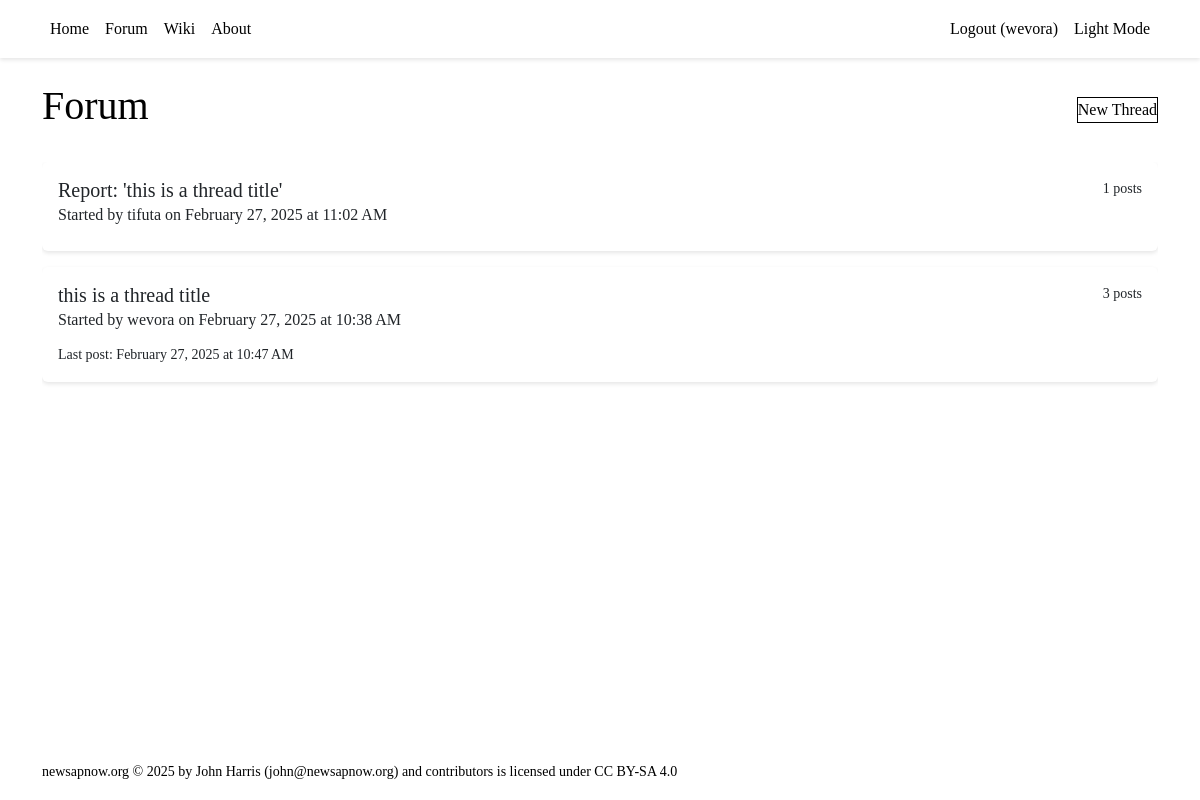
Screenshot of /forum/ (signed in) with the database file from the repository.
### tables this page shows
CREATE TABLE users (
        id INTEGER PRIMARY KEY AUTOINCREMENT,
        username TEXT UNIQUE NOT NULL,
        language TEXT NOT NULL,
        created_at TIMESTAMP DEFAULT CURRENT_TIMESTAMP,
        updated_at TIMESTAMP DEFAULT CURRENT_TIMESTAMP,
        last_seen_at TIMESTAMP DEFAULT CURRENT_TIMESTAMP,
        CHECK (language IN ('en', 'fr', 'es'))
    );

CREATE TABLE threads (
        id INTEGER PRIMARY KEY AUTOINCREMENT,
        title TEXT NOT NULL CHECK(length(title) <= 132),
        created_by INTEGER NOT NULL,
        group_id INTEGER,
        category_id INTEGER,
        created_at TIMESTAMP DEFAULT CURRENT_TIMESTAMP,
        updated_at TIMESTAMP DEFAULT CURRENT_TIMESTAMP,
        last_seen_at TIMESTAMP DEFAULT CURRENT_TIMESTAMP,
        FOREIGN KEY (created_by) REFERENCES users(id),
        FOREIGN KEY (group_id) REFERENCES groups(id),
        FOREIGN KEY (category_id) REFERENCES group_categories(id)
    );

### backend/forum.py (the view, shortened to what this page needs)
@forum_blueprint.route("/")
def view_threads():
    user_id = session.get('user_id')
    page = request.args.get('page', 1, type=int)
    offset = (page - 1) * Config.THREADS_PER_PAGE
    with get_db() as conn:
        cursor = conn.cursor()
        if user_id:
            cursor.execute("""
                SELECT DISTINCT
                    t.*, u.username,
                    g.grouptext as group_name,
                    gc.category as category_name,
                    COUNT(p.id) as post_count,
                    MAX(p.created_at) as last_post_at
                FROM threads t
                JOIN users u ON t.created_by = u.id
                LEFT JOIN groups g ON t.group_id = g.id
                LEFT JOIN group_categories gc ON t.category_id = gc.id
                LEFT JOIN thread_users tu ON t.id = tu.thread_id
                LEFT JOIN posts p ON t.id = p.thread_id
                WHERE
                    tu.thread_id IS NULL
                    OR tu.user_id = ?
                    OR t.created_by = ?
                GROUP BY t.id
                ORDER BY last_post_at DESC
                LIMIT ? OFFSET ?
            """, (user_id, user_id, Config.THREADS_PER_PAGE, offset))
        threads = cursor.fetchall()
    return render_template("forum/thread_list.html",
                               threads=threads,
                               page=page,
                               Config=Config)

### backend/database.py (called while the page is built)
@contextmanager
def get_db() -> Generator[sqlite3.Connection, None, None]:
    conn = sqlite3.connect(Config.SQLITE_DB_PATH)
    conn.row_factory = sqlite3.Row
    try:
        yield conn
    finally:
        conn.commit()
        conn.close()

### backend/server.py (called while the page is built)
@app.template_filter('datetime')
def format_datetime(value):
    if isinstance(value, str):
        try:
            value = datetime.strptime(value, '%Y-%m-%d %H:%M:%S')
        except ValueError:
            return value
    return value.strftime('%B %d, %Y at %I:%M %p')

### frontend/templates/forum/thread_list.html (shortened to what this page needs)
{% extends "base.html" %}
{% block content %}
    <div class="d-flex justify-content-between align-items-center mb-4">
        <h1>Forum</h1>
        {% if session.get('user') %}
            <a href="{{ url_for('forum.new_thread') }}" class="btn btn-primary">New Thread</a>
        {% endif %}
    </div>
    <div class="thread-list" tabindex="0">
        {% for thread in threads %}
            <div class="thread-item card mb-3" data-thread-id="{{ thread.id }}">
                <div class="card-body">
                    <div class="d-flex justify-content-between align-items-start">
                        <h5 class="card-title mb-1">
                            <a href="{{ url_for('forum.view_thread', thread_id=thread.id) }}" class="text-decoration-none">
                                {{ thread.title }}
                            </a>
                        </h5>
                        <small class="text-muted">{{ thread.post_count }} posts</small>
                    </div>
                    <p class="card-subtitle mb-2 text-muted">
                        Started by {{ thread.username }} on {{ thread.created_at | datetime }}
                    </p>
                    {% if thread.last_post_at != thread.created_at %}
                        <small class="text-muted">
                            Last post: {{ thread.last_post_at | datetime }}
                        </small>
                    {% endif %}
                </div>
            </div>
        {% else %}
            <div class="alert alert-info">No threads yet.</div>
        {% endfor %}
    </div>
{% endblock %}

### frontend/templates/base.html (shortened to what this page needs)
<!DOCTYPE html>
<html lang="en">
<head>
    <link rel="stylesheet" href="{{ url_for('static', filename='bootstrap/css/bootstrap.min.css') }}">
    <link rel="stylesheet" href="{{ url_for('static', filename='styles.css') }}">
</head>
<body>
    <nav class="navbar navbar-expand-lg navbar-dark bg-dark">
        <div class="container">
            <div class="collapse navbar-collapse" id="navbarNav">
                <ul class="navbar-nav">
                    <li class="nav-item"><a class="nav-link" href="/">Home</a></li>
                    <li class="nav-item"><a class="nav-link" href="/forum">Forum</a></li>
                    <li class="nav-item"><a class="nav-link" href="/wiki">Wiki</a></li>
                    <li class="nav-item"><a class="nav-link" href="/about">About</a></li>
                </ul>
                <ul class="navbar-nav ms-auto">
                    {% if session.get('user') %}
                        <li class="nav-item">
                            <a class="nav-link" href="/auth/logout">Logout ({{ session['user'] }})</a>
                        </li>
                    {% else %}
                        <li class="nav-item"><a class="nav-link" href="/auth/login">Login</a></li>
                        <li class="nav-item"><a class="nav-link" href="/auth/register">Register</a></li>
                    {% endif %}
                    <li class="nav-item">
                        <a class="nav-link" href="#" id="theme-toggle" aria-label="Toggle dark/light mode">
                            <span id="theme-text">Light Mode</span>
                        </a>
                    </li>
                </ul>
            </div>
        </div>
    </nav>
    <main class="container mt-4">
        {% block content %}{% endblock %}
    </main>
    <footer class="site-footer">
        <div class="container py-3">
            <small>
                newsapnow.org © 2025 by John Harris (<a href="mailto:john@newsapnow.org">john@newsapnow.org</a>) and contributors is licensed under <a href="https://creativecommons.org/licenses/by-sa/4.0/">CC BY-SA 4.0</a>
            </small>
        </div>
    </footer>
</body>
</html>

### frontend/static/styles.css (style rules this page uses)
body { font-family: var(--font-family-sans); line-height: 1.6; color: var(--standard-text); background-color: var(--page-bg); }
.navbar { box-shadow: 0 2px 4px rgba(0,0,0,0.1); background-color: var(--card-bg) !important; }
.navbar-dark .navbar-nav .nav-link { color: var(--standard-text); }
.card { border: none; background-color: var(--card-bg); box-shadow: 0 2px 4px rgba(0,0,0,0.1); }
.card-title { color: var(--prominent-text); }
.card-body { background-color: var(--card-bg); color: var(--standard-text); }
.thread-list { max-height: 80vh; overflow-y: auto; }
.thread-item { transition: all 0.2s ease; background-color: var(--card-bg); border-left: 3px solid var(--element-bg); }
html { height: 100%; position: relative; }
body { min-height: 100%; display: flex; flex-direction: column; }
main { flex: 1 0 auto; }
.site-footer { background-color: var(--page-bg); color: var(--subtle-text); width: 100%; margin-top: auto; }
.site-footer a { color: var(--highlight-text); }
.btn { padding: var(--spacing-sm) var(--spacing-md); border-radius: var(--border-radius); transition: all 0.2s ease; }
.btn-primary { background-color: var(--highlight-bg); border-color: var(--highlight-bg); color: var(--highlight-text); }
a { color: var(--highlight-text); text-decoration: none; }
.text-muted { color: var(--subtle-text) !important; }

### rows the page displays
users: user "wevora"
threads: title "Report: 'this is a thread title'", post_count "1", username "tifuta", created_at "February 27, 2025 at 11:02 AM"
threads: title "this is a thread title", post_count "3", username "wevora", created_at "February 27, 2025 at 10:38 AM", last_post_at "February 27, 2025 at 10:47 AM"
